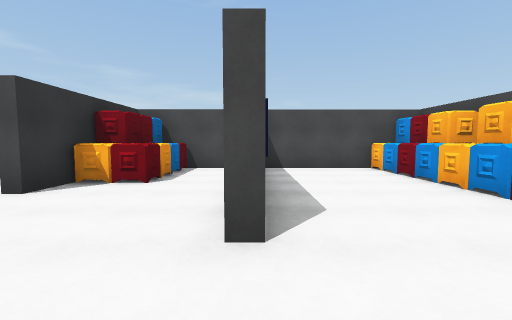
View 1 (above)

19 first-person views from a walk through a 3-D level made in the Unity game engine. The camera is 1.5 m above the floor, tilts 4° down and sees 90° across. The floor is counted in squares, 2 m on a side. Each view is taken from the middle of a square. On the plan, view 1 faces up. The plan holds only what a view shows up to about 9 squares ahead; the rest is blank. The player character is not drawn. Some animated figures are left out.

View 2
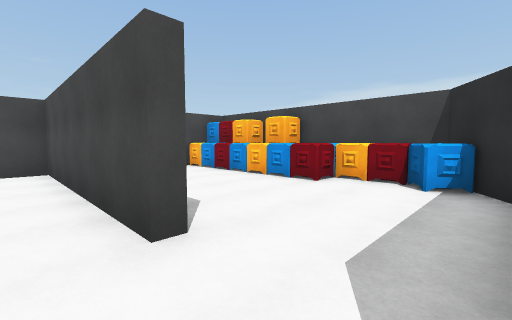

View 3
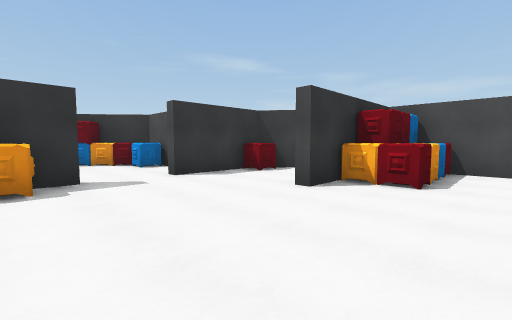

View 4
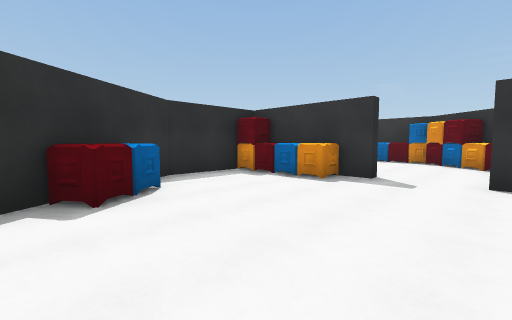

View 5
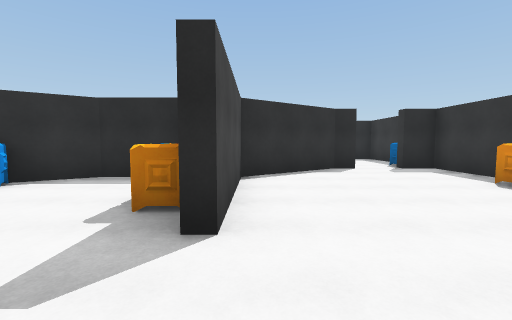

View 6
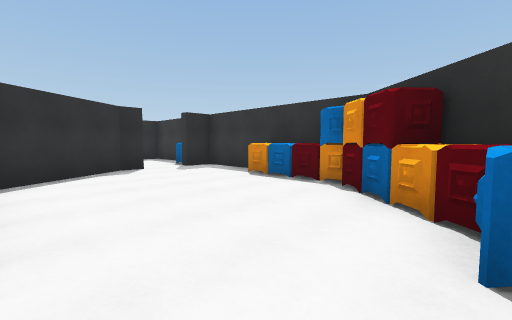

View 7
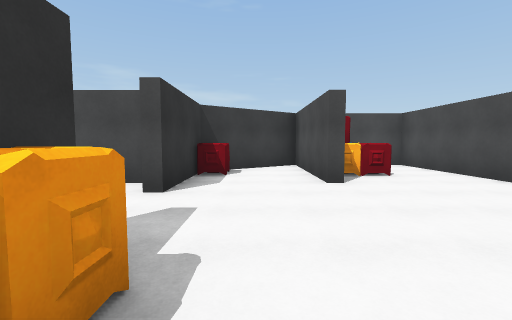

View 8
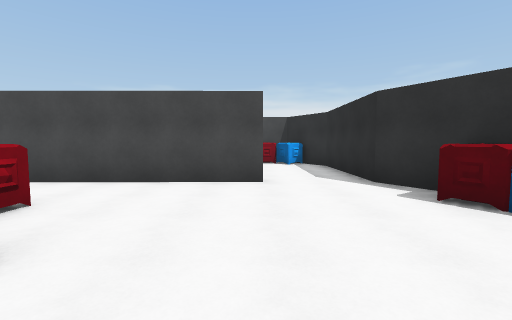

View 9
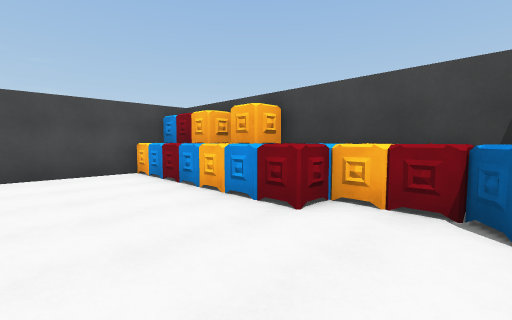

View 10
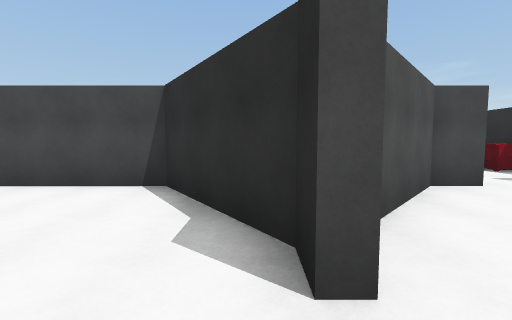

View 11
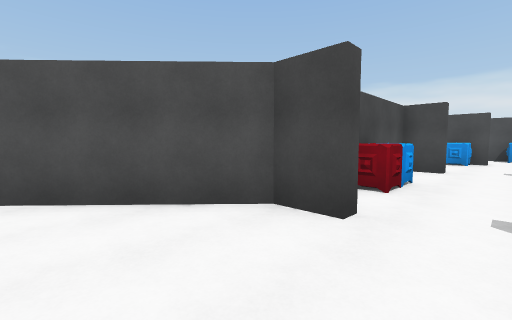

View 12
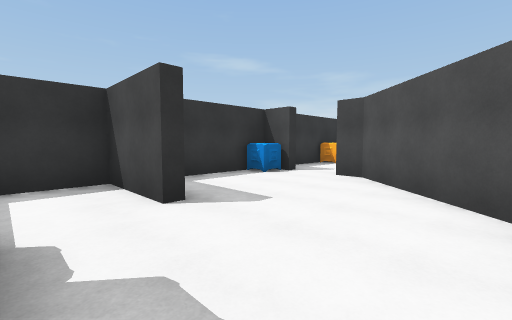

View 13
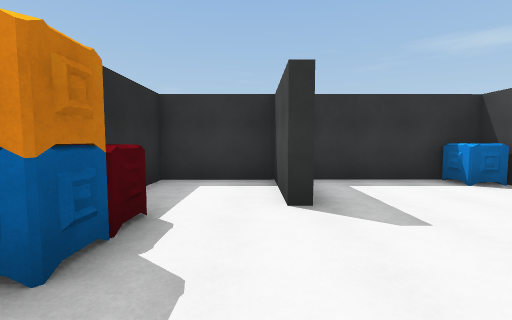

View 14
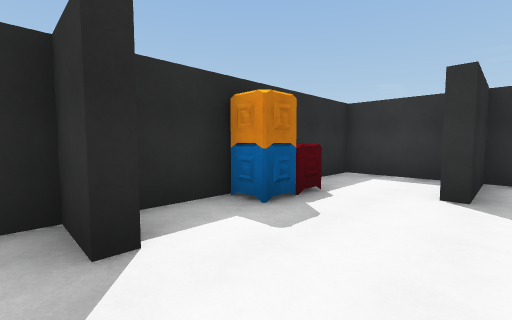

View 15
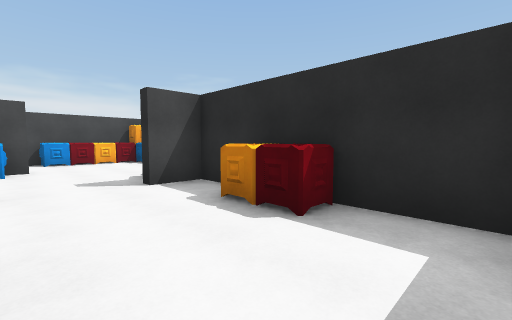

View 16
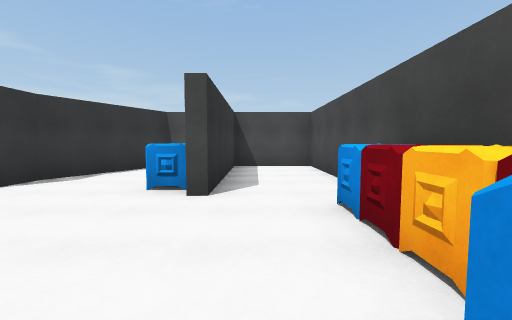

View 17
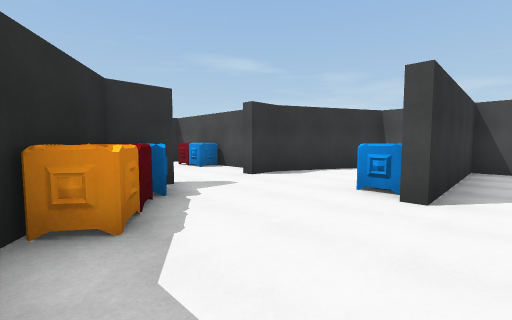

View 18
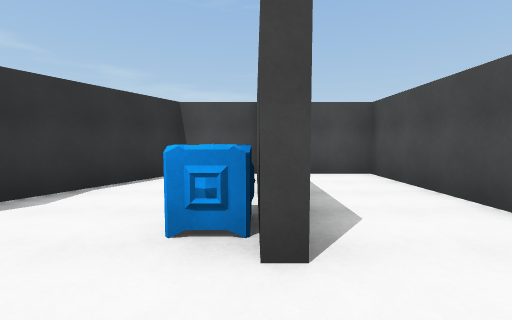

View 19
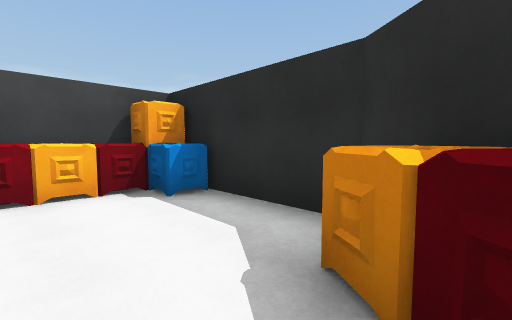

### Floor plan
Key: @ floor where view 1 was taken; # wall or solid block; . floor; = window, fence, low wall or low ledge; ^ raised ledge.
Columns run from 12 left of view 1 to 5 right of it. Each row starts with its distance up from view 1.
  8        ##########
  7       ##.#^.#...#
  6       #..#^.#...#
  5       ^..#^.#...^#
  4   #####..#..#...##
  3  #^^..#.....#...^#
  2  ##.........#...^#
  1  #....#.........^#
  0 ^=....^.....@...#
 -1 ^=....^..#######
 -2 #.....#..##
 -3 #....#####
 -4 #..##       ######
 -5 ^=..#      #..#..#
 -6 #....#     #..#..#
 -7 #.....#^^##...#..#
 -8 ###....#=.....^..#
 -9 #...............^#
-10 #..^..#.^..#....^#
-11 ########^##^^#..^#
-12             ##..##
-13              ####

Positions as (right, up) in squares from view 1, and headings:
1: (0, 0), facing up
2: (-1, 0), facing up-right
3: (-1, 0), facing up-left
4: (-1, 3), facing down-left
5: (-7, 3), facing down
6: (-7, 3), facing down-left
7: (-5, -1), facing up
8: (-5, 2), facing right
9: (1, 1), facing up-right
10: (-11, -4), facing right
11: (-9, -9), facing up-right
12: (-7, -10), facing up-left
13: (-7, -9), facing left
14: (-6, -8), facing down-left
15: (-6, -8), facing down-right
16: (3, -12), facing up
17: (3, -12), facing up-left
18: (2, -10), facing up
19: (0, -10), facing down-right
